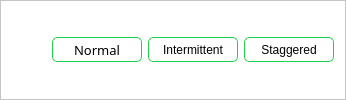
                   <widget class="QFrame" name="weldTypeFrame">
                    <property name="styleSheet">
                     <string notr="true">QFrame{
	background-color: rgb(255, 255, 255);}

QPushButton{
	font: 75 10pt &quot;Arial&quot; bold italic;
	color: rgb(0, 0, 0);
	border-radius: 5px;
	border: 1px solid rgb(30, 210, 80);
	background-color: rgb(255, 255, 255);
}


</string>
                    </property>
                    <property name="frameShape">
                     <enum>QFrame::StyledPanel</enum>
                    </property>
                    <property name="frameShadow">
                     <enum>QFrame::Raised</enum>
                    </property>
                    <layout class="QHBoxLayout" name="horizontalLayout_17">
                     <item>
                      <spacer name="horizontalSpacer">
                       <property name="orientation">
                        <enum>Qt::Horizontal</enum>
                       </property>
                       <property name="sizeHint" stdset="0">
                        <size>
                         <width>40</width>
                         <height>20</height>
                        </size>
                       </property>
                      </spacer>
                     </item>
                     <item>
                      <widget class="QPushButton" name="normalWeldBtn">
                       <property name="minimumSize">
                        <size>
                         <width>90</width>
                         <height>25</height>
                        </size>
                       </property>
                       <property name="font">
                        <font>
                         <family>Arial 12 10</family>
                         <pointsize>10</pointsize>
                         <weight>9</weight>
                         <italic>false</italic>
                         <bold>false</bold>
                        </font>
                       </property>
                       <property name="text">
                        <string>Normal</string>
                       </property>
                       <property name="checkable">
                        <bool>true</bool>
                       </property>
                       <property name="checked">
                        <bool>false</bool>
                       </property>
                      </widget>
                     </item>
                     <item>
                      <widget class="QPushButton" name="intermittentWeldBtn">
                       <property name="minimumSize">
                        <size>
                         <width>90</width>
                         <height>25</height>
                        </size>
                       </property>
                       <property name="text">
                        <string>Intermittent</string>
                       </property>
                       <property name="checkable">
                        <bool>true</bool>
                       </property>
                      </widget>
                     </item>
                     <item>
                      <widget class="QPushButton" name="staggeredWeldBtn">
                       <property name="minimumSize">
                        <size>
                         <width>90</width>
                         <height>25</height>
                        </size>
                       </property>
                       <property name="text">
                        <string>Staggered</string>
                       </property>
                       <property name="checkable">
                        <bool>true</bool>
                       </property>
                      </widget>
                     </item>
                    </layout>
                   </widget>
